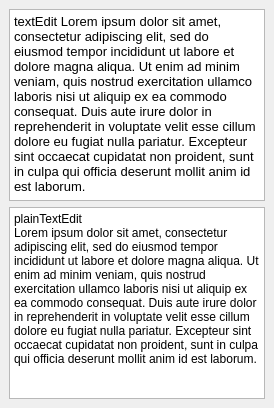
  <widget class="QDockWidget" name="dockWidget">
   <property name="windowTitle">
    <string>Right Doc</string>
   </property>
   <attribute name="dockWidgetArea">
    <number>2</number>
   </attribute>
   <widget class="QWidget" name="dockWidgetContents">
    <layout class="QGridLayout" name="gridLayout_26">
     <item row="0" column="0">
      <widget class="QTextEdit" name="textEdit">
       <property name="html">
        <string>&lt;!DOCTYPE HTML PUBLIC &quot;-//W3C//DTD HTML 4.0//EN&quot; &quot;http://www.w3.org/TR/REC-html40/strict.dtd&quot;&gt;
&lt;html&gt;&lt;head&gt;&lt;meta name=&quot;qrichtext&quot; content=&quot;1&quot; /&gt;&lt;meta charset=&quot;utf-8&quot; /&gt;&lt;style type=&quot;text/css&quot;&gt;
p, li { white-space: pre-wrap; }
&lt;/style&gt;&lt;/head&gt;&lt;body style=&quot; font-family:'Segoe UI'; font-size:9pt; font-weight:400; font-style:normal;&quot;&gt;
&lt;p style=&quot; margin-top:6px; margin-bottom:6px; margin-left:0px; margin-right:0px; -qt-block-indent:0; text-indent:0px;&quot;&gt;&lt;span style=&quot; font-family:'Noto Sans'; font-size:10pt;&quot;&gt;textEdit Lorem ipsum dolor sit amet, consectetur adipiscing elit, sed do eiusmod tempor incididunt ut labore et dolore magna aliqua. Ut enim ad minim veniam, quis nostrud exercitation ullamco laboris nisi ut aliquip ex ea commodo consequat. Duis aute irure dolor in reprehenderit in voluptate velit esse cillum dolore eu fugiat nulla pariatur. Excepteur sint occaecat cupidatat non proident, sunt in culpa qui officia deserunt mollit anim id est laborum.&lt;/span&gt;&lt;/p&gt;&lt;/body&gt;&lt;/html&gt;</string>
       </property>
      </widget>
     </item>
     <item row="1" column="0">
      <widget class="QPlainTextEdit" name="plainTextEdit">
       <property name="plainText">
        <string>plainTextEdit
Lorem ipsum dolor sit amet, consectetur adipiscing elit, sed do eiusmod tempor incididunt ut labore et dolore magna aliqua. Ut enim ad minim veniam, quis nostrud exercitation ullamco laboris nisi ut aliquip ex ea commodo consequat. Duis aute irure dolor in reprehenderit in voluptate velit esse cillum dolore eu fugiat nulla pariatur. Excepteur sint occaecat cupidatat non proident, sunt in culpa qui officia deserunt mollit anim id est laborum.</string>
       </property>
      </widget>
     </item>
    </layout>
   </widget>
  </widget>
